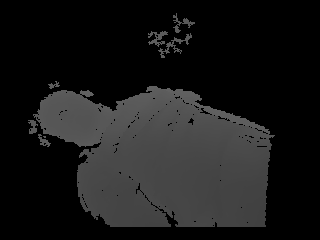
#> input picture data/head_left_11.png, 320 x 240 px
$ jupyter execute --allow-errors main_image.ipynb
#> lines starting #> are read from the running program, lines starting #| are printed output that depends on the picture
[cell 1]
import coremltools as ct
import numpy as np
import PIL.Image
import cv2

#> (a cell that did not finish here is left out)

#> (a cell that did not finish here is left out)

[cell 4]
# Scenario 1: load an image from disk.
def load_image(path, resize_to=None):
    # resize_to: (Width, Height)
#> called with path = './data/head_left_11.png'
    img = PIL.Image.open(path)
#> img is the input picture: PIL image 320x240 L; min 0, max 98, mean 24.8
    img = img.convert('RGB')
#> img: PIL image 320x240 RGB
    img_np = np.array(img).astype(np.float32)
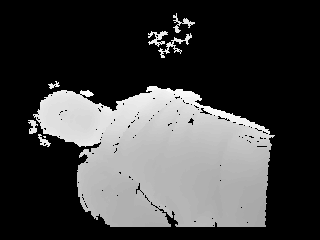
#> img_np: shape (240, 320, 3) float32; min 0, max 98, mean 24.8; drawn with min black and max white
    #img_np = (img_np - 127.5) / 127.5
    return img_np, img

[cell 5]
img_np, img = load_image('./data/head_left_11.png')
print(img.mode)
#| RGB
print(img.size)
#| (320, 240)

$ run again, with data/head_right_6.png copied over data/head_left_11.png
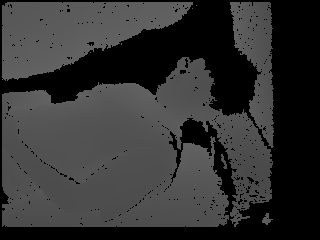
#> input picture data/head_right_6.png, 320 x 240 px
#> in load_image, img is the input picture: PIL image 320x240 L; min 0, max 98, mean 50.3
#> img: PIL image 320x240 RGB
#> in load_image, `img_np = np.array(img).astype(np.float32)`:
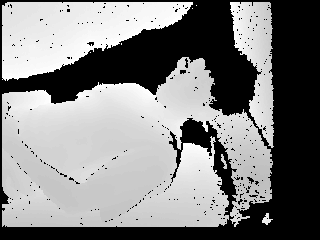
#> img_np: shape (240, 320, 3) float32; min 0, max 98, mean 50.3; drawn with min black and max white
#| RGB
#| (320, 240)

$ run again, with data/none_4.png copied over data/head_left_11.png
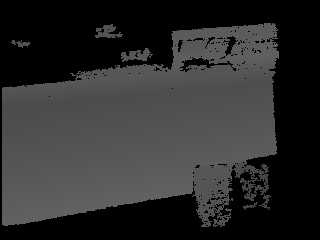
#> input picture data/none_4.png, 320 x 240 px
#> in load_image, img is the input picture: PIL image 320x240 L; min 0, max 98, mean 44.8
#> img: PIL image 320x240 RGB
#> in load_image, `img_np = np.array(img).astype(np.float32)`:
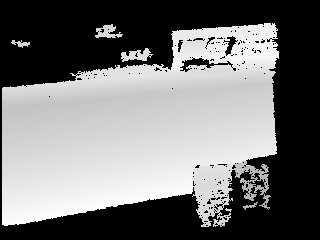
#> img_np: shape (240, 320, 3) float32; min 0, max 98, mean 44.8; drawn with min black and max white
#| RGB
#| (320, 240)

$ run again, with data/standing_3.png copied over data/head_left_11.png
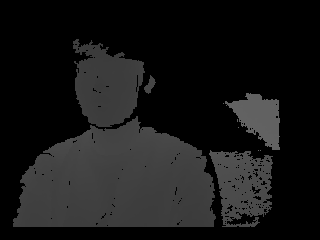
#> input picture data/standing_3.png, 320 x 240 px
#> in load_image, img is the input picture: PIL image 320x240 L; min 0, max 98, mean 22.9
#> img: PIL image 320x240 RGB
#> in load_image, `img_np = np.array(img).astype(np.float32)`:
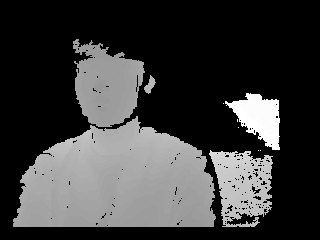
#> img_np: shape (240, 320, 3) float32; min 0, max 98, mean 22.9; drawn with min black and max white
#| RGB
#| (320, 240)
